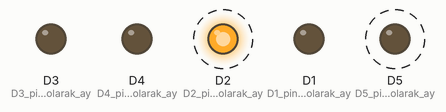
Simulated run of this sketch. Board: ESP8266 (NodeMCU). Parts: output pins drawn as LEDs (lit = HIGH). Dashed ring = blinking.

Above: at 0.5 s.
Timing chart, 0 to 4.6 s (numbered marks = the images above):
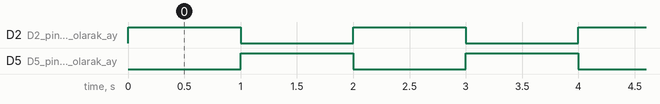

The sketch:

2_LED.ino
```cpp
// D2 ve D5 pinlerine bağlı olan LED'leri ters bi şekilde 1sn aralıklarla yakıp söndürme
//********************************************************************
void setup() {
  // put your setup code here, to run once:
  pinMode(D2, OUTPUT);      // D2 pinini cikis olarak ayarla
  pinMode(D5, OUTPUT);      // D5 pinini cikis olarak ayarla
  pinMode(D1, OUTPUT);      // D1 pinini cikis olarak ayarla
  pinMode(D3, OUTPUT);      // D3 pinini cikis olarak ayarla
  pinMode(D4, OUTPUT);      // D4 pinini cikis olarak ayarla
  digitalWrite(D1,LOW);     // D1,D3 ve D4 deki LED'ler yarim yaniyordu, sondurmek icin
  digitalWrite(D3,LOW);
  digitalWrite(D4,LOW);
}
//********************************************************************
void loop() {
  // put your main code here, to run repeatedly:
  digitalWrite(D2,HIGH);    // LED'i yaktir
  digitalWrite(D5,LOW);     // LED'i sondur
  delay(1000);              // 1000ms yani 1sn bekle
  digitalWrite(D2,LOW);     // LED'i sondur
  digitalWrite(D5,HIGH);    // LED'i yaktir
  delay(1000);              // 1000ms yani 1sn bekle
}
```

Measured:
- by itself, D2 (D2_pinini_cikis_olarak_ay), D5 (D5_pinini_cikis_olarak_ay): alternates HIGH for 1.0 s and LOW for 1.0 s
